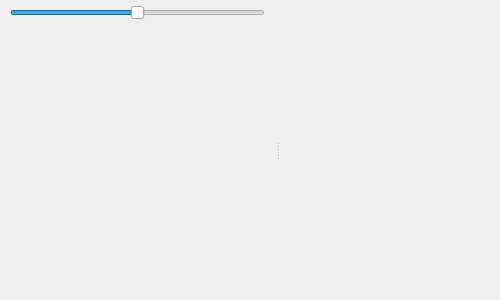
<?xml version="1.0" encoding="UTF-8"?>
<ui version="4.0">
 <class>ScopeWindow</class>
 <widget class="QWidget" name="ScopeWindow">
  <property name="windowModality">
   <enum>Qt::NonModal</enum>
  </property>
  <property name="geometry">
   <rect>
    <x>0</x>
    <y>0</y>
    <width>500</width>
    <height>300</height>
   </rect>
  </property>
  <property name="minimumSize">
   <size>
    <width>220</width>
    <height>200</height>
   </size>
  </property>
  <property name="contextMenuPolicy">
   <enum>Qt::DefaultContextMenu</enum>
  </property>
  <property name="windowTitle">
   <string>Form</string>
  </property>
  <property name="styleSheet">
   <string notr="true"/>
  </property>
  <layout class="QHBoxLayout" name="horizontalLayout">
   <property name="spacing">
    <number>0</number>
   </property>
   <property name="leftMargin">
    <number>0</number>
   </property>
   <property name="topMargin">
    <number>0</number>
   </property>
   <property name="rightMargin">
    <number>0</number>
   </property>
   <property name="bottomMargin">
    <number>0</number>
   </property>
   <item>
    <widget class="QSplitter" name="splitter">
     <property name="orientation">
      <enum>Qt::Horizontal</enum>
     </property>
     <property name="handleWidth">
      <number>5</number>
     </property>
     <widget class="QWidget" name="widget_left" native="true">
      <property name="sizePolicy">
       <sizepolicy hsizetype="Preferred" vsizetype="Preferred">
        <horstretch>0</horstretch>
        <verstretch>0</verstretch>
       </sizepolicy>
      </property>
      <property name="styleSheet">
       <string notr="true"/>
      </property>
      <layout class="QVBoxLayout" name="verticalLayout">
       <property name="spacing">
        <number>0</number>
       </property>
       <property name="leftMargin">
        <number>0</number>
       </property>
       <property name="topMargin">
        <number>0</number>
       </property>
       <property name="rightMargin">
        <number>0</number>
       </property>
       <property name="bottomMargin">
        <number>0</number>
       </property>
       <item>
        <widget class="QWidget" name="widget_top" native="true">
         <property name="sizePolicy">
          <sizepolicy hsizetype="Minimum" vsizetype="Preferred">
           <horstretch>0</horstretch>
           <verstretch>0</verstretch>
          </sizepolicy>
         </property>
         <property name="minimumSize">
          <size>
           <width>0</width>
           <height>0</height>
          </size>
         </property>
         <property name="maximumSize">
          <size>
           <width>16777215</width>
           <height>50</height>
          </size>
         </property>
         <property name="styleSheet">
          <string notr="true"/>
         </property>
         <layout class="QHBoxLayout" name="horizontalLayout_top">
          <property name="spacing">
           <number>0</number>
          </property>
          <property name="leftMargin">
           <number>10</number>
          </property>
          <property name="topMargin">
           <number>5</number>
          </property>
          <property name="rightMargin">
           <number>10</number>
          </property>
          <property name="bottomMargin">
           <number>0</number>
          </property>
          <item>
           <widget class="QSlider" name="sliderSignal">
            <property name="sizePolicy">
             <sizepolicy hsizetype="Expanding" vsizetype="Preferred">
              <horstretch>0</horstretch>
              <verstretch>0</verstretch>
             </sizepolicy>
            </property>
            <property name="styleSheet">
             <string notr="true"/>
            </property>
            <property name="minimum">
             <number>-1000</number>
            </property>
            <property name="maximum">
             <number>1000</number>
            </property>
            <property name="singleStep">
             <number>5</number>
            </property>
            <property name="pageStep">
             <number>10</number>
            </property>
            <property name="value">
             <number>0</number>
            </property>
            <property name="orientation">
             <enum>Qt::Horizontal</enum>
            </property>
            <property name="invertedControls">
             <bool>false</bool>
            </property>
           </widget>
          </item>
         </layout>
        </widget>
       </item>
       <item>
        <widget class="QWidget" name="widget_trace" native="true">
         <property name="sizePolicy">
          <sizepolicy hsizetype="Preferred" vsizetype="Expanding">
           <horstretch>0</horstretch>
           <verstretch>0</verstretch>
          </sizepolicy>
         </property>
         <property name="minimumSize">
          <size>
           <width>0</width>
           <height>0</height>
          </size>
         </property>
         <property name="styleSheet">
          <string notr="true"/>
         </property>
         <layout class="QHBoxLayout" name="horizontalLayout_2">
          <property name="spacing">
           <number>0</number>
          </property>
          <property name="leftMargin">
           <number>0</number>
          </property>
          <property name="topMargin">
           <number>0</number>
          </property>
          <property name="rightMargin">
           <number>0</number>
          </property>
          <property name="bottomMargin">
           <number>0</number>
          </property>
          <item>
           <widget class="QWidget" name="widget_chart" native="true">
            <property name="sizePolicy">
             <sizepolicy hsizetype="Expanding" vsizetype="Expanding">
              <horstretch>0</horstretch>
              <verstretch>0</verstretch>
             </sizepolicy>
            </property>
            <property name="styleSheet">
             <string notr="true"/>
            </property>
            <layout class="QVBoxLayout" name="verticalLayout_5">
             <property name="spacing">
              <number>0</number>
             </property>
             <property name="leftMargin">
              <number>0</number>
             </property>
             <property name="topMargin">
              <number>0</number>
             </property>
             <property name="rightMargin">
              <number>0</number>
             </property>
             <property name="bottomMargin">
              <number>0</number>
             </property>
             <item>
              <layout class="QVBoxLayout" name="verticalLayout_chart">
               <property name="spacing">
                <number>0</number>
               </property>
              </layout>
             </item>
            </layout>
           </widget>
          </item>
         </layout>
        </widget>
       </item>
       <item>
        <widget class="QWidget" name="widget_info" native="true">
         <property name="sizePolicy">
          <sizepolicy hsizetype="Preferred" vsizetype="Preferred">
           <horstretch>0</horstretch>
           <verstretch>0</verstretch>
          </sizepolicy>
         </property>
         <property name="minimumSize">
          <size>
           <width>0</width>
           <height>0</height>
          </size>
         </property>
         <property name="maximumSize">
          <size>
           <width>16777215</width>
           <height>250</height>
          </size>
         </property>
         <property name="styleSheet">
          <string notr="true"/>
         </property>
         <layout class="QVBoxLayout" name="verticalLayout_2">
          <property name="spacing">
           <number>0</number>
          </property>
          <property name="leftMargin">
           <number>0</number>
          </property>
          <property name="topMargin">
           <number>0</number>
          </property>
          <property name="rightMargin">
           <number>0</number>
          </property>
          <property name="bottomMargin">
           <number>3</number>
          </property>
          <item>
           <layout class="QVBoxLayout" name="verticalLayout_info">
            <property name="spacing">
             <number>0</number>
            </property>
            <property name="leftMargin">
             <number>5</number>
            </property>
            <property name="rightMargin">
             <number>5</number>
            </property>
           </layout>
          </item>
         </layout>
        </widget>
       </item>
      </layout>
     </widget>
     <widget class="QWidget" name="widget_settings" native="true">
      <property name="sizePolicy">
       <sizepolicy hsizetype="Preferred" vsizetype="Expanding">
        <horstretch>0</horstretch>
        <verstretch>0</verstretch>
       </sizepolicy>
      </property>
      <property name="minimumSize">
       <size>
        <width>220</width>
        <height>0</height>
       </size>
      </property>
      <property name="maximumSize">
       <size>
        <width>350</width>
        <height>16777215</height>
       </size>
      </property>
      <property name="styleSheet">
       <string notr="true"/>
      </property>
      <layout class="QVBoxLayout" name="verticalLayout_3">
       <property name="spacing">
        <number>2</number>
       </property>
       <property name="leftMargin">
        <number>0</number>
       </property>
       <property name="topMargin">
        <number>0</number>
       </property>
       <property name="rightMargin">
        <number>0</number>
       </property>
       <property name="bottomMargin">
        <number>0</number>
       </property>
       <item>
        <layout class="QVBoxLayout" name="verticalLayout_settings">
         <property name="spacing">
          <number>2</number>
         </property>
        </layout>
       </item>
      </layout>
     </widget>
    </widget>
   </item>
  </layout>
 </widget>
 <resources/>
 <connections/>
</ui>
